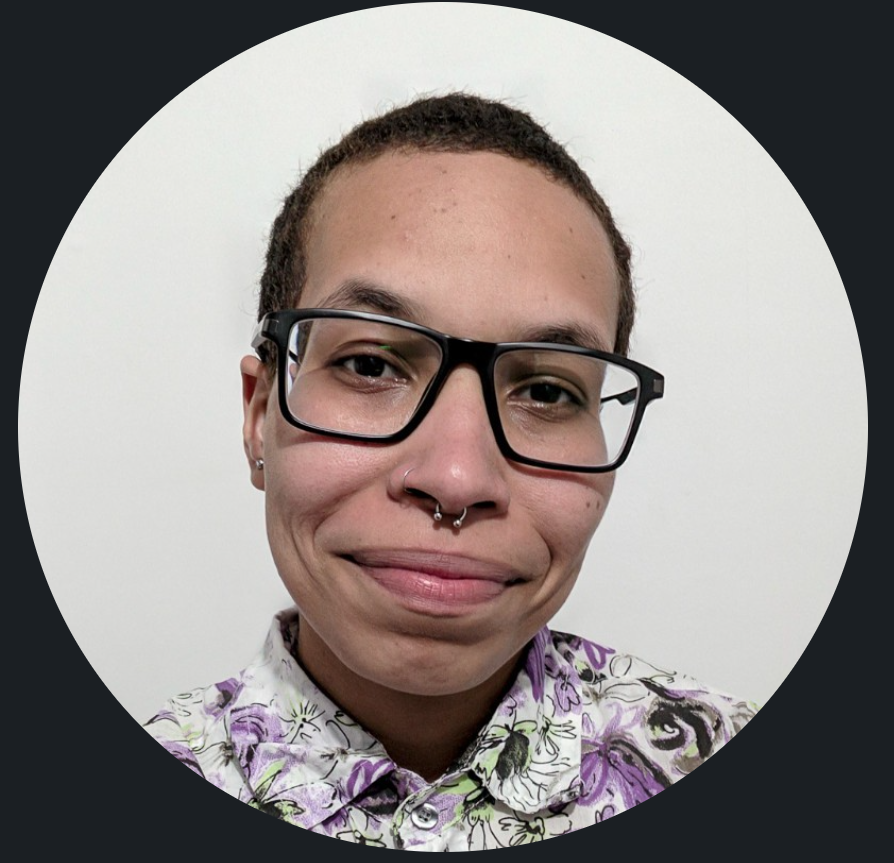
#> input picture ana_beatriz_costa.png, 894 x 863 px, found by its file name
$ python corta_fotos_equipe.py
#> lines starting #> are read from the running program, lines starting #| are printed output that depends on the picture; after the words box and inside, x2 and y2 are one past the last pixel; in counts of white or black regions, pixels touching at a corner belong together
# -*- coding: utf-8 -*-
"""Reenquadra as fotos da equipe e aplica máscara circular com alpha real.

As originais vêm com o círculo desenhado sobre fundo escuro e alpha 100% opaco. Num slide
claro isso apareceria como um quadrado de cantos sujos, então aqui o círculo passa a ser
alpha de verdade.

As três chegaram com enquadramento desigual: uma de rosto, uma de meio corpo e uma selfie
de espelho. A janela de cada pessoa foi escolhida para as três terem a mesma escala de
rosto, que é o que faz a fileira de avatares parecer intencional.

`janela` é (centro_x, centro_y, lado) em pixel da original. O círculo de saída é inscrito
na janela, e a validação garante que ele cabe dentro do círculo da original: sem isso,
entraria canto escuro no recorte.

Uso:
    .venv/Scripts/python scripts/corta_fotos_equipe.py
"""
import sys
from pathlib import Path

from PIL import Image, ImageDraw

sys.stdout.reconfigure(encoding="utf-8")

SAIDA = 512   # lado do arquivo final, em px
SUAVE = 4     # supersampling da máscara, para a borda não serrar

# origem, destino, janela (cx, cy, lado), círculo da original (cx, cy, raio)
PESSOAS = [
    ("ana_beatriz_costa.png", "ana-beatriz.png", (393, 400, 690), (442, 426, 424)),
    ("hygor_abrantes.png",    "hygor.png",       (524, 306, 486), (510, 430, 424)),
    ("igor_vignola.png",      "igor.png",        (225, 180, 240), (243, 237, 221)),
]


def corta(origem: Path, destino: Path, janela, circulo) -> None:
#> called with janela = (393, 400, 690), circulo = (442, 426, 424)
    cx, cy, lado = janela
    ox, oy, r = circulo
    dist = ((cx - ox) ** 2 + (cy - oy) ** 2) ** 0.5
    folga = r - (dist + lado / 2)
    if folga < 0:
        raise ValueError(
            f"{origem.name}: o círculo de saída estoura o da original em {-folga:.0f}px"
        )

    im = Image.open(origem).convert("RGB")
    caixa = (int(cx - lado / 2), int(cy - lado / 2), int(cx + lado / 2), int(cy + lado / 2))
    im = im.crop(caixa).resize((SAIDA, SAIDA), Image.LANCZOS)
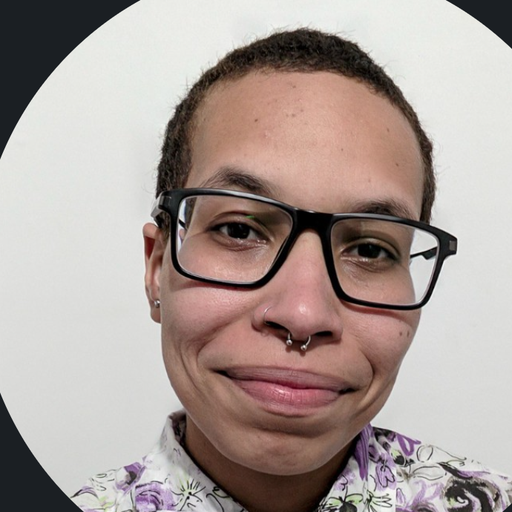
#> im: PIL image 512x512 RGB; mean R, G, B 171.4, 157.9, 153

    grande = Image.new("L", (SAIDA * SUAVE, SAIDA * SUAVE), 0)
#> grande: PIL image 2048x2048 L; every value is 0
    ImageDraw.Draw(grande).ellipse((0, 0, SAIDA * SUAVE - 1, SAIDA * SUAVE - 1), fill=255)
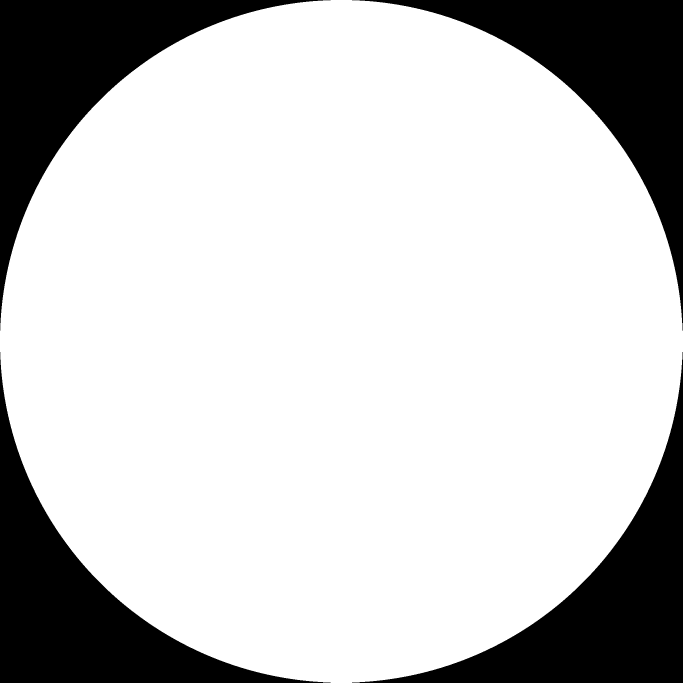
#> grande: PIL image 2048x2048 L (shown at 1/3 size); 78.5% white; 4 black regions, box (x1, y1, x2, y2) and area: (0, 0, 992, 992) 225100, (1056, 0, 2048, 992) 225100, (0, 1056, 992, 2048) 225100, (1056, 1056, 2048, 2048) 225100
    im.putalpha(grande.resize((SAIDA, SAIDA), Image.LANCZOS))
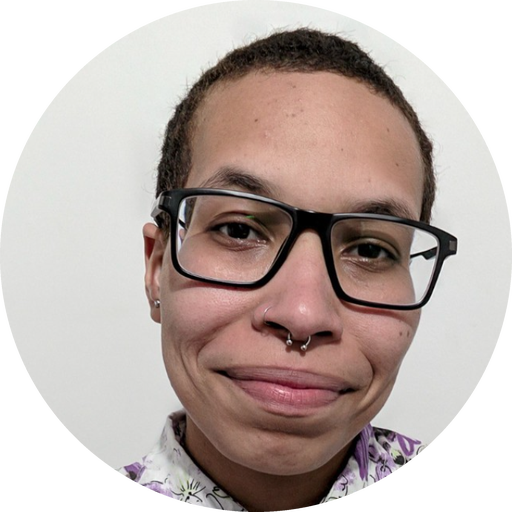
#> im: PIL image 512x512 RGBA; mean R, G, B, A 171.4, 157.9, 153, 200.3; transparent parts drawn white
    im.save(destino)
    print(f"  {destino.name:18s} janela de {lado}px, folga de {folga:.0f}px para a borda")


def main() -> None:
    base = Path(__file__).resolve().parents[1] / "brand" / "equipe" / "originais"
    for orig, novo, janela, circulo in PESSOAS:
        corta(base / orig, base.parent / novo, janela, circulo)
#> pass 2 of the loop in main, `for orig, novo, janela, circulo in PESSOAS:`:
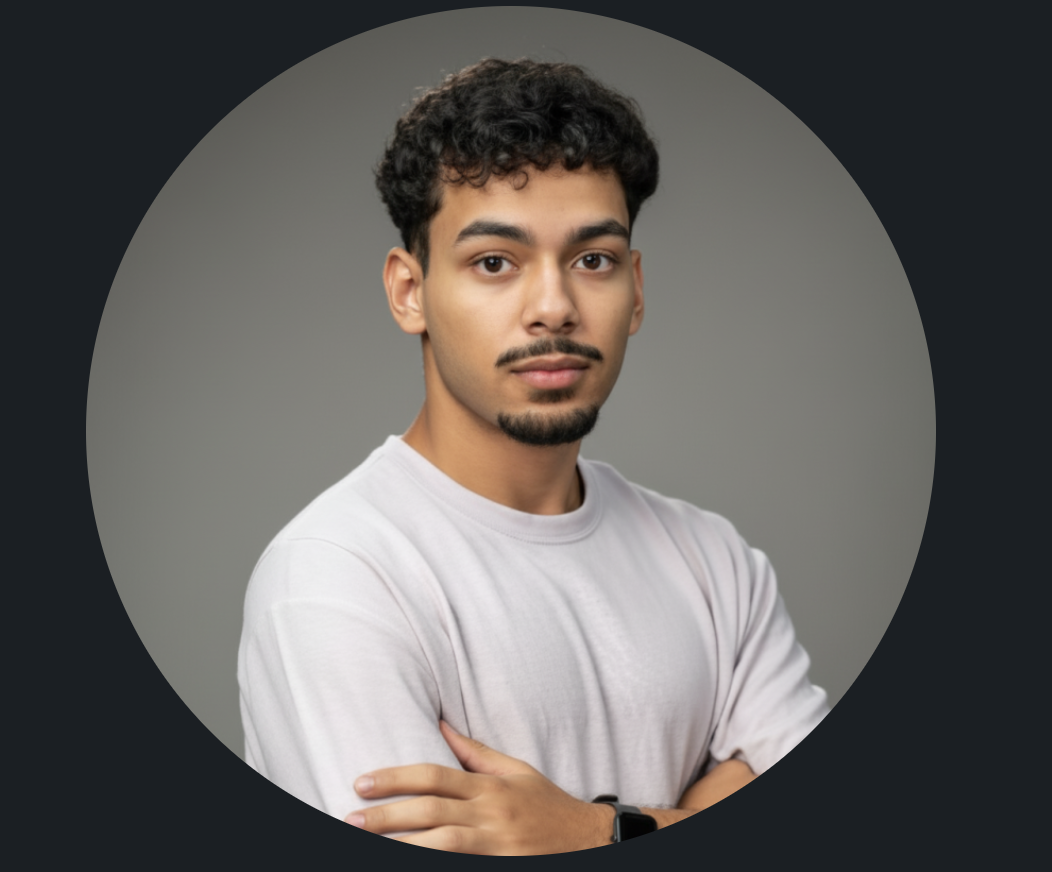
#> input picture hygor_abrantes.png, 1052 x 872 px, found by its file name
#> in corta (call 2), `im = im.crop(caixa).resize((SAIDA, SAIDA), Image.LANCZOS)`:
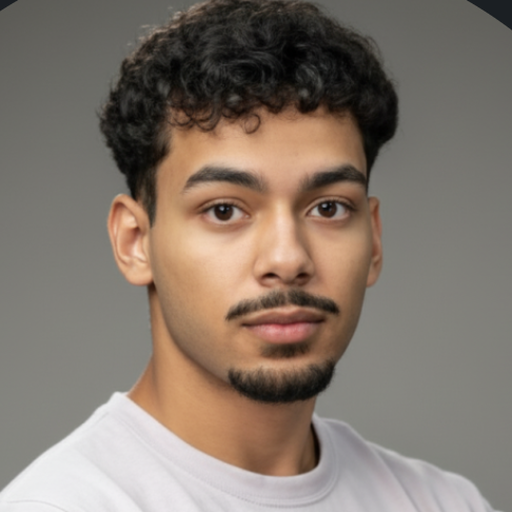
#> im: PIL image 512x512 RGB; mean R, G, B 131.6, 119.2, 108.8
#> in corta (call 2), `im.putalpha(grande.resize((SAIDA, SAIDA), Image.LANCZOS))`:
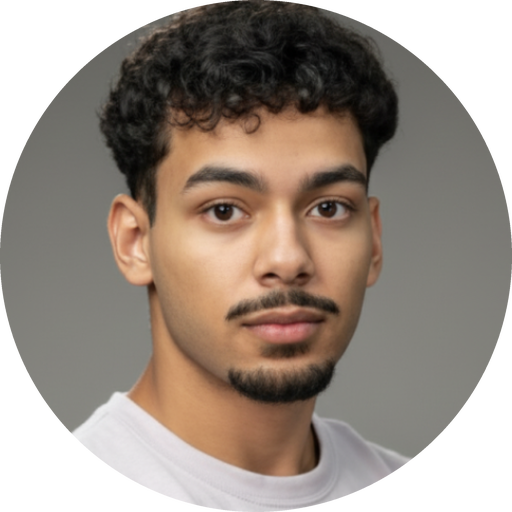
#> im: PIL image 512x512 RGBA; mean R, G, B, A 131.6, 119.2, 108.8, 200.3; transparent parts drawn white
#> pass 3 of the loop in main, `for orig, novo, janela, circulo in PESSOAS:`:
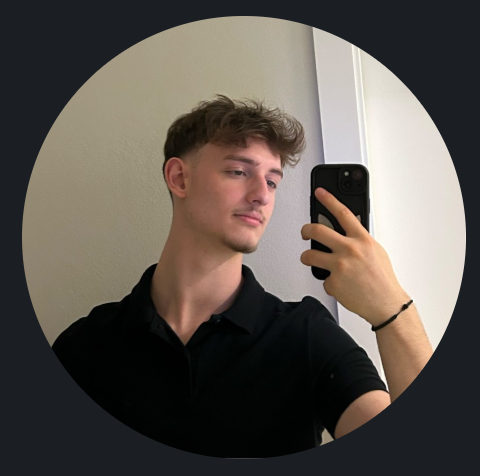
#> input picture igor_vignola.png, 480 x 476 px, found by its file name
#> in corta (call 3), `im = im.crop(caixa).resize((SAIDA, SAIDA), Image.LANCZOS)`:
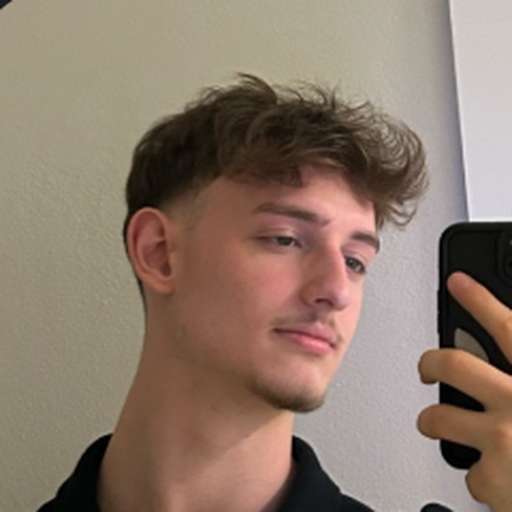
#> im: PIL image 512x512 RGB; mean R, G, B 141.6, 122.5, 107.9
#> in corta (call 3), `im.putalpha(grande.resize((SAIDA, SAIDA), Image.LANCZOS))`:
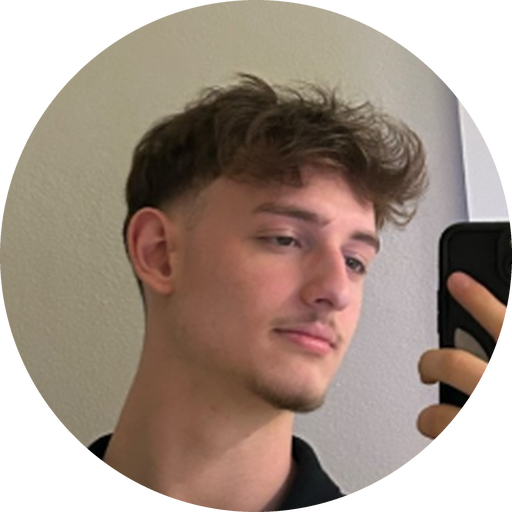
#> im: PIL image 512x512 RGBA; mean R, G, B, A 141.6, 122.5, 107.9, 200.3; transparent parts drawn white


if __name__ == "__main__":
    main()
